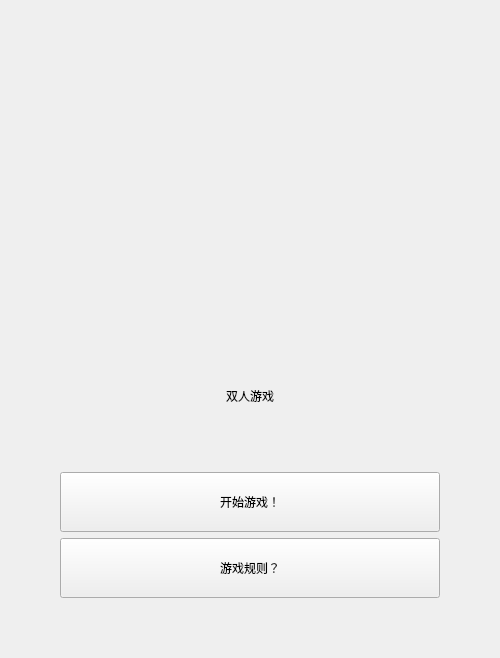
      <widget class="QWidget" name="vsPeoplePage">
       <property name="sizePolicy">
        <sizepolicy hsizetype="Expanding" vsizetype="Expanding">
         <horstretch>0</horstretch>
         <verstretch>0</verstretch>
        </sizepolicy>
       </property>
       <layout class="QVBoxLayout" name="verticalLayout_1_1">
        <item>
         <widget class="QStackedWidget" name="stackedWidget_1">
          <property name="sizePolicy">
           <sizepolicy hsizetype="Expanding" vsizetype="Expanding">
            <horstretch>0</horstretch>
            <verstretch>0</verstretch>
           </sizepolicy>
          </property>
          <widget class="QWidget" name="mainMenuPage_1">
           <property name="sizePolicy">
            <sizepolicy hsizetype="Expanding" vsizetype="Expanding">
             <horstretch>0</horstretch>
             <verstretch>0</verstretch>
            </sizepolicy>
           </property>
           <layout class="QVBoxLayout" name="mainMenuLayout_1">
            <item>
             <layout class="QHBoxLayout" name="horizontalLayout_1_7">
              <item>
               <spacer name="horizontalSpacer_18">
                <property name="orientation">
                 <enum>Qt::Horizontal</enum>
                </property>
                <property name="sizeHint" stdset="0">
                 <size>
                  <width>40</width>
                  <height>20</height>
                 </size>
                </property>
               </spacer>
              </item>
              <item>
               <layout class="QVBoxLayout" name="verticalLayout_1_12">
                <item>
                 <spacer name="verticalSpacer_21">
                  <property name="orientation">
                   <enum>Qt::Vertical</enum>
                  </property>
                  <property name="sizeHint" stdset="0">
                   <size>
                    <width>20</width>
                    <height>40</height>
                   </size>
                  </property>
                 </spacer>
                </item>
                <item>
                 <widget class="QWidget" name="horizontalWidget_2_2" native="true">
                  <property name="minimumSize">
                   <size>
                    <width>0</width>
                    <height>10</height>
                   </size>
                  </property>
                  <layout class="QHBoxLayout" name="horizontalLayout_5_1">
                   <item>
                    <spacer name="horizontalSpacer_5">
                     <property name="orientation">
                      <enum>Qt::Horizontal</enum>
                     </property>
                     <property name="sizeHint" stdset="0">
                      <size>
                       <width>40</width>
                       <height>20</height>
                      </size>
                     </property>
                    </spacer>
                   </item>
                   <item>
                    <widget class="QLabel" name="vsPeopleGifLabel_2">
                     <property name="minimumSize">
                      <size>
                       <width>282</width>
                       <height>282</height>
                      </size>
                     </property>
                     <property name="text">
                      <string/>
                     </property>
                    </widget>
                   </item>
                   <item>
                    <spacer name="horizontalSpacer_20">
                     <property name="orientation">
                      <enum>Qt::Horizontal</enum>
                     </property>
                     <property name="sizeHint" stdset="0">
                      <size>
                       <width>40</width>
                       <height>20</height>
                      </size>
                     </property>
                    </spacer>
                   </item>
                  </layout>
                 </widget>
                </item>
                <item>
                 <widget class="QLabel" name="label_2">
                  <property name="minimumSize">
                   <size>
                    <width>0</width>
                    <height>60</height>
                   </size>
                  </property>
                  <property name="styleSheet">
                   <string notr="true">font: 20pt &quot;华文中宋&quot;;</string>
                  </property>
                  <property name="text">
                   <string>双人游戏</string>
                  </property>
                  <property name="alignment">
                   <set>Qt::AlignCenter</set>
                  </property>
                 </widget>
                </item>
                <item>
                 <spacer name="verticalSpacer_4">
                  <property name="orientation">
                   <enum>Qt::Vertical</enum>
                  </property>
                  <property name="sizeType">
                   <enum>QSizePolicy::Fixed</enum>
                  </property>
                  <property name="sizeHint" stdset="0">
                   <size>
                    <width>20</width>
                    <height>40</height>
                   </size>
                  </property>
                 </spacer>
                </item>
                <item>
                 <widget class="QPushButton" name="pushButton_19">
                  <property name="minimumSize">
                   <size>
                    <width>240</width>
                    <height>60</height>
                   </size>
                  </property>
                  <property name="maximumSize">
                   <size>
                    <width>16777215</width>
                    <height>16777215</height>
                   </size>
                  </property>
                  <property name="text">
                   <string>开始游戏！</string>
                  </property>
                 </widget>
                </item>
                <item>
                 <widget class="QPushButton" name="ruleBtn_2">
                  <property name="minimumSize">
                   <size>
                    <width>0</width>
                    <height>60</height>
                   </size>
                  </property>
                  <property name="text">
                   <string>游戏规则？</string>
                  </property>
                 </widget>
                </item>
                <item>
                 <spacer name="verticalSpacer_22">
                  <property name="orientation">
                   <enum>Qt::Vertical</enum>
                  </property>
                  <property name="sizeHint" stdset="0">
                   <size>
                    <width>20</width>
                    <height>40</height>
                   </size>
                  </property>
                 </spacer>
                </item>
               </layout>
              </item>
              <item>
               <spacer name="horizontalSpacer_19">
                <property name="orientation">
                 <enum>Qt::Horizontal</enum>
                </property>
                <property name="sizeHint" stdset="0">
                 <size>
                  <width>40</width>
                  <height>20</height>
                 </size>
                </property>
               </spacer>
              </item>
             </layout>
            </item>
           </layout>
          </widget>
         </widget>
        </item>
       </layout>
      </widget>
